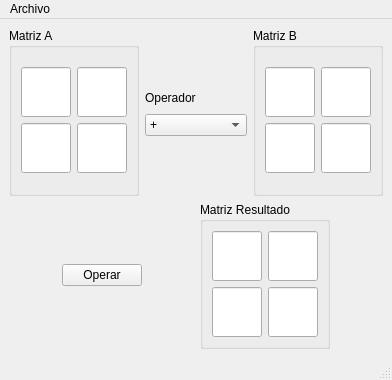
<?xml version="1.0" encoding="UTF-8"?>
<ui version="4.0">
 <class>MainWindow</class>
 <widget class="QMainWindow" name="MainWindow">
  <property name="geometry">
   <rect>
    <x>0</x>
    <y>0</y>
    <width>392</width>
    <height>380</height>
   </rect>
  </property>
  <property name="windowTitle">
   <string>ALSE Mat</string>
  </property>
  <widget class="QWidget" name="centralwidget">
   <layout class="QGridLayout" name="gridLayout_4">
    <item row="0" column="0">
     <layout class="QVBoxLayout" name="verticalLayout_6">
      <item>
       <layout class="QHBoxLayout" name="horizontalLayout_7">
        <item>
         <widget class="QGroupBox" name="groupBox">
          <property name="title">
           <string>Matriz A</string>
          </property>
          <layout class="QGridLayout" name="gridLayout">
           <item row="0" column="0">
            <layout class="QVBoxLayout" name="verticalLayout">
             <item>
              <layout class="QHBoxLayout" name="horizontalLayout">
               <item>
                <widget class="QLineEdit" name="txt_A11">
                 <property name="sizePolicy">
                  <sizepolicy hsizetype="Fixed" vsizetype="Fixed">
                   <horstretch>0</horstretch>
                   <verstretch>0</verstretch>
                  </sizepolicy>
                 </property>
                 <property name="minimumSize">
                  <size>
                   <width>50</width>
                   <height>50</height>
                  </size>
                 </property>
                 <property name="maximumSize">
                  <size>
                   <width>50</width>
                   <height>50</height>
                  </size>
                 </property>
                </widget>
               </item>
               <item>
                <widget class="QLineEdit" name="txt_A12">
                 <property name="sizePolicy">
                  <sizepolicy hsizetype="Fixed" vsizetype="Fixed">
                   <horstretch>0</horstretch>
                   <verstretch>0</verstretch>
                  </sizepolicy>
                 </property>
                 <property name="minimumSize">
                  <size>
                   <width>50</width>
                   <height>50</height>
                  </size>
                 </property>
                 <property name="maximumSize">
                  <size>
                   <width>50</width>
                   <height>50</height>
                  </size>
                 </property>
                </widget>
               </item>
              </layout>
             </item>
             <item>
              <layout class="QHBoxLayout" name="horizontalLayout_2">
               <item>
                <widget class="QLineEdit" name="txt_A21">
                 <property name="sizePolicy">
                  <sizepolicy hsizetype="Fixed" vsizetype="Fixed">
                   <horstretch>0</horstretch>
                   <verstretch>0</verstretch>
                  </sizepolicy>
                 </property>
                 <property name="minimumSize">
                  <size>
                   <width>50</width>
                   <height>50</height>
                  </size>
                 </property>
                 <property name="maximumSize">
                  <size>
                   <width>50</width>
                   <height>50</height>
                  </size>
                 </property>
                </widget>
               </item>
               <item>
                <widget class="QLineEdit" name="txt_A22">
                 <property name="sizePolicy">
                  <sizepolicy hsizetype="Fixed" vsizetype="Fixed">
                   <horstretch>0</horstretch>
                   <verstretch>0</verstretch>
                  </sizepolicy>
                 </property>
                 <property name="minimumSize">
                  <size>
                   <width>50</width>
                   <height>50</height>
                  </size>
                 </property>
                 <property name="maximumSize">
                  <size>
                   <width>50</width>
                   <height>50</height>
                  </size>
                 </property>
                </widget>
               </item>
              </layout>
             </item>
            </layout>
           </item>
          </layout>
         </widget>
        </item>
        <item>
         <layout class="QVBoxLayout" name="verticalLayout_5">
          <item>
           <spacer name="verticalSpacer">
            <property name="orientation">
             <enum>Qt::Vertical</enum>
            </property>
            <property name="sizeHint" stdset="0">
             <size>
              <width>20</width>
              <height>40</height>
             </size>
            </property>
           </spacer>
          </item>
          <item>
           <layout class="QVBoxLayout" name="verticalLayout_4">
            <item>
             <widget class="QLabel" name="label">
              <property name="sizePolicy">
               <sizepolicy hsizetype="Minimum" vsizetype="Minimum">
                <horstretch>0</horstretch>
                <verstretch>0</verstretch>
               </sizepolicy>
              </property>
              <property name="minimumSize">
               <size>
                <width>60</width>
                <height>20</height>
               </size>
              </property>
              <property name="text">
               <string>Operador</string>
              </property>
             </widget>
            </item>
            <item>
             <widget class="QComboBox" name="cbo_Operador">
              <item>
               <property name="text">
                <string>+</string>
               </property>
              </item>
              <item>
               <property name="text">
                <string>-</string>
               </property>
              </item>
              <item>
               <property name="text">
                <string>*</string>
               </property>
              </item>
              <item>
               <property name="text">
                <string>/</string>
               </property>
              </item>
             </widget>
            </item>
           </layout>
          </item>
          <item>
           <spacer name="verticalSpacer_2">
            <property name="orientation">
             <enum>Qt::Vertical</enum>
            </property>
            <property name="sizeHint" stdset="0">
             <size>
              <width>20</width>
              <height>40</height>
             </size>
            </property>
           </spacer>
          </item>
         </layout>
        </item>
        <item>
         <widget class="QGroupBox" name="groupBox_2">
          <property name="title">
           <string>Matriz B</string>
          </property>
          <layout class="QGridLayout" name="gridLayout_2">
           <item row="0" column="0">
            <layout class="QVBoxLayout" name="verticalLayout_2">
             <item>
              <layout class="QHBoxLayout" name="horizontalLayout_3">
               <item>
                <widget class="QLineEdit" name="txt_B11">
                 <property name="sizePolicy">
                  <sizepolicy hsizetype="Fixed" vsizetype="Fixed">
                   <horstretch>0</horstretch>
                   <verstretch>0</verstretch>
                  </sizepolicy>
                 </property>
                 <property name="minimumSize">
                  <size>
                   <width>50</width>
                   <height>50</height>
                  </size>
                 </property>
                 <property name="maximumSize">
                  <size>
                   <width>50</width>
                   <height>50</height>
                  </size>
                 </property>
                </widget>
               </item>
               <item>
                <widget class="QLineEdit" name="txt_B12">
                 <property name="sizePolicy">
                  <sizepolicy hsizetype="Fixed" vsizetype="Fixed">
                   <horstretch>0</horstretch>
                   <verstretch>0</verstretch>
                  </sizepolicy>
                 </property>
                 <property name="minimumSize">
                  <size>
                   <width>50</width>
                   <height>50</height>
                  </size>
                 </property>
                 <property name="maximumSize">
                  <size>
                   <width>50</width>
                   <height>50</height>
                  </size>
                 </property>
                </widget>
               </item>
              </layout>
             </item>
             <item>
              <layout class="QHBoxLayout" name="horizontalLayout_4">
               <item>
                <widget class="QLineEdit" name="txt_B21">
                 <property name="sizePolicy">
                  <sizepolicy hsizetype="Fixed" vsizetype="Fixed">
                   <horstretch>0</horstretch>
                   <verstretch>0</verstretch>
                  </sizepolicy>
                 </property>
                 <property name="minimumSize">
                  <size>
                   <width>50</width>
                   <height>50</height>
                  </size>
                 </property>
                 <property name="maximumSize">
                  <size>
                   <width>50</width>
                   <height>50</height>
                  </size>
                 </property>
                </widget>
               </item>
               <item>
                <widget class="QLineEdit" name="txt_B22">
                 <property name="sizePolicy">
                  <sizepolicy hsizetype="Fixed" vsizetype="Fixed">
                   <horstretch>0</horstretch>
                   <verstretch>0</verstretch>
                  </sizepolicy>
                 </property>
                 <property name="minimumSize">
                  <size>
                   <width>50</width>
                   <height>50</height>
                  </size>
                 </property>
                 <property name="maximumSize">
                  <size>
                   <width>50</width>
                   <height>50</height>
                  </size>
                 </property>
                </widget>
               </item>
              </layout>
             </item>
            </layout>
           </item>
          </layout>
         </widget>
        </item>
       </layout>
      </item>
      <item>
       <layout class="QHBoxLayout" name="horizontalLayout_8">
        <item>
         <spacer name="horizontalSpacer_3">
          <property name="orientation">
           <enum>Qt::Horizontal</enum>
          </property>
          <property name="sizeHint" stdset="0">
           <size>
            <width>40</width>
            <height>20</height>
           </size>
          </property>
         </spacer>
        </item>
        <item>
         <widget class="QPushButton" name="cmd_Operar">
          <property name="text">
           <string>Operar</string>
          </property>
         </widget>
        </item>
        <item>
         <spacer name="horizontalSpacer">
          <property name="orientation">
           <enum>Qt::Horizontal</enum>
          </property>
          <property name="sizeHint" stdset="0">
           <size>
            <width>40</width>
            <height>20</height>
           </size>
          </property>
         </spacer>
        </item>
        <item>
         <widget class="QGroupBox" name="groupBox_3">
          <property name="title">
           <string>Matriz Resultado</string>
          </property>
          <layout class="QGridLayout" name="gridLayout_3">
           <item row="0" column="0">
            <layout class="QVBoxLayout" name="verticalLayout_3">
             <item>
              <layout class="QHBoxLayout" name="horizontalLayout_5">
               <item>
                <widget class="QLineEdit" name="txt_R11">
                 <property name="enabled">
                  <bool>true</bool>
                 </property>
                 <property name="sizePolicy">
                  <sizepolicy hsizetype="Fixed" vsizetype="Fixed">
                   <horstretch>0</horstretch>
                   <verstretch>0</verstretch>
                  </sizepolicy>
                 </property>
                 <property name="minimumSize">
                  <size>
                   <width>50</width>
                   <height>50</height>
                  </size>
                 </property>
                 <property name="maximumSize">
                  <size>
                   <width>50</width>
                   <height>50</height>
                  </size>
                 </property>
                 <property name="readOnly">
                  <bool>true</bool>
                 </property>
                </widget>
               </item>
               <item>
                <widget class="QLineEdit" name="txt_R12">
                 <property name="sizePolicy">
                  <sizepolicy hsizetype="Fixed" vsizetype="Fixed">
                   <horstretch>0</horstretch>
                   <verstretch>0</verstretch>
                  </sizepolicy>
                 </property>
                 <property name="minimumSize">
                  <size>
                   <width>50</width>
                   <height>50</height>
                  </size>
                 </property>
                 <property name="maximumSize">
                  <size>
                   <width>50</width>
                   <height>50</height>
                  </size>
                 </property>
                 <property name="readOnly">
                  <bool>true</bool>
                 </property>
                </widget>
               </item>
              </layout>
             </item>
             <item>
              <layout class="QHBoxLayout" name="horizontalLayout_6">
               <item>
                <widget class="QLineEdit" name="txt_R21">
                 <property name="sizePolicy">
                  <sizepolicy hsizetype="Fixed" vsizetype="Fixed">
                   <horstretch>0</horstretch>
                   <verstretch>0</verstretch>
                  </sizepolicy>
                 </property>
                 <property name="minimumSize">
                  <size>
                   <width>50</width>
                   <height>50</height>
                  </size>
                 </property>
                 <property name="maximumSize">
                  <size>
                   <width>50</width>
                   <height>50</height>
                  </size>
                 </property>
                 <property name="readOnly">
                  <bool>true</bool>
                 </property>
                </widget>
               </item>
               <item>
                <widget class="QLineEdit" name="txt_R22">
                 <property name="sizePolicy">
                  <sizepolicy hsizetype="Fixed" vsizetype="Fixed">
                   <horstretch>0</horstretch>
                   <verstretch>0</verstretch>
                  </sizepolicy>
                 </property>
                 <property name="minimumSize">
                  <size>
                   <width>50</width>
                   <height>50</height>
                  </size>
                 </property>
                 <property name="maximumSize">
                  <size>
                   <width>50</width>
                   <height>50</height>
                  </size>
                 </property>
                 <property name="readOnly">
                  <bool>true</bool>
                 </property>
                </widget>
               </item>
              </layout>
             </item>
            </layout>
           </item>
          </layout>
         </widget>
        </item>
        <item>
         <spacer name="horizontalSpacer_2">
          <property name="orientation">
           <enum>Qt::Horizontal</enum>
          </property>
          <property name="sizeHint" stdset="0">
           <size>
            <width>40</width>
            <height>20</height>
           </size>
          </property>
         </spacer>
        </item>
       </layout>
      </item>
     </layout>
    </item>
   </layout>
  </widget>
  <widget class="QMenuBar" name="menubar">
   <property name="geometry">
    <rect>
     <x>0</x>
     <y>0</y>
     <width>392</width>
     <height>20</height>
    </rect>
   </property>
   <widget class="QMenu" name="menuArchivo">
    <property name="title">
     <string>Archivo</string>
    </property>
    <addaction name="actionAbrir"/>
    <addaction name="actionCerrar"/>
    <addaction name="separator"/>
    <addaction name="actionOtro_Salir"/>
   </widget>
   <addaction name="menuArchivo"/>
  </widget>
  <widget class="QStatusBar" name="statusbar"/>
  <action name="actionAbrir">
   <property name="text">
    <string>Abrir</string>
   </property>
  </action>
  <action name="actionCerrar">
   <property name="text">
    <string>Cerrar</string>
   </property>
  </action>
  <action name="actionOtro_Salir">
   <property name="text">
    <string>Otro Salir</string>
   </property>
  </action>
 </widget>
 <resources/>
 <connections/>
</ui>
